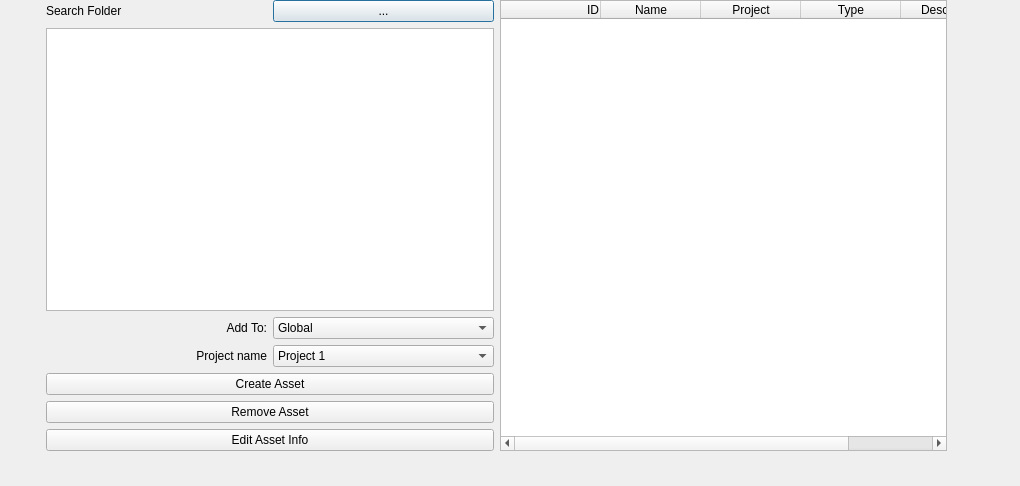
<?xml version="1.0" encoding="UTF-8"?>
<ui version="4.0">
 <class>Dlg_AssetCreation</class>
 <widget class="QDialog" name="Dlg_AssetCreation">
  <property name="geometry">
   <rect>
    <x>0</x>
    <y>0</y>
    <width>1020</width>
    <height>486</height>
   </rect>
  </property>
  <property name="windowTitle">
   <string>Asset Creation</string>
  </property>
  <widget class="QWidget" name="layoutWidget">
   <property name="geometry">
    <rect>
     <x>46</x>
     <y>0</y>
     <width>901</width>
     <height>451</height>
    </rect>
   </property>
   <layout class="QHBoxLayout" name="lyt_main">
    <item>
     <layout class="QVBoxLayout" name="lyt_left">
      <item>
       <layout class="QHBoxLayout" name="horizontalLayout_3">
        <item>
         <widget class="QLabel" name="label">
          <property name="text">
           <string>Search Folder</string>
          </property>
         </widget>
        </item>
        <item>
         <widget class="QPushButton" name="bnt_search">
          <property name="text">
           <string>...</string>
          </property>
         </widget>
        </item>
       </layout>
      </item>
      <item>
       <widget class="QListWidget" name="lst_description"/>
      </item>
      <item>
       <layout class="QHBoxLayout" name="horizontalLayout">
        <item>
         <widget class="QLabel" name="lbl_addTo">
          <property name="text">
           <string>Add To:</string>
          </property>
          <property name="alignment">
           <set>Qt::AlignRight|Qt::AlignTrailing|Qt::AlignVCenter</set>
          </property>
         </widget>
        </item>
        <item>
         <widget class="QComboBox" name="cmb_addTo">
          <item>
           <property name="text">
            <string>Global</string>
           </property>
          </item>
          <item>
           <property name="text">
            <string>Project</string>
           </property>
          </item>
         </widget>
        </item>
       </layout>
      </item>
      <item>
       <layout class="QHBoxLayout" name="horizontalLayout_2">
        <item>
         <widget class="QLabel" name="lbl_project">
          <property name="text">
           <string>Project name</string>
          </property>
          <property name="alignment">
           <set>Qt::AlignRight|Qt::AlignTrailing|Qt::AlignVCenter</set>
          </property>
         </widget>
        </item>
        <item>
         <widget class="QComboBox" name="cmb_project">
          <item>
           <property name="text">
            <string>Project 1</string>
           </property>
          </item>
          <item>
           <property name="text">
            <string>Project 2</string>
           </property>
          </item>
          <item>
           <property name="text">
            <string>Project 3</string>
           </property>
          </item>
         </widget>
        </item>
       </layout>
      </item>
      <item>
       <widget class="QPushButton" name="btn_addAsset">
        <property name="text">
         <string>Create Asset</string>
        </property>
       </widget>
      </item>
      <item>
       <widget class="QPushButton" name="btn_removeAsset">
        <property name="text">
         <string>Remove Asset</string>
        </property>
       </widget>
      </item>
      <item>
       <widget class="QPushButton" name="btn_editAsset">
        <property name="text">
         <string>Edit Asset Info</string>
        </property>
       </widget>
      </item>
     </layout>
    </item>
    <item>
     <widget class="QTableWidget" name="tbl_assets">
      <column>
       <property name="text">
        <string>ID</string>
       </property>
       <property name="textAlignment">
        <set>AlignTrailing|AlignVCenter</set>
       </property>
      </column>
      <column>
       <property name="text">
        <string>Name</string>
       </property>
      </column>
      <column>
       <property name="text">
        <string>Project</string>
       </property>
      </column>
      <column>
       <property name="text">
        <string>Type</string>
       </property>
      </column>
      <column>
       <property name="text">
        <string>Description</string>
       </property>
      </column>
     </widget>
    </item>
   </layout>
  </widget>
 </widget>
 <resources/>
 <connections/>
</ui>
